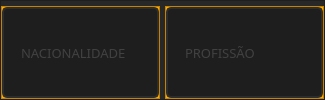
                 <widget class="QFrame" name="oitavotxt">
                  <property name="styleSheet">
                   <string notr="true">background-color: rgb(40, 40, 40);</string>
                  </property>
                  <property name="frameShape">
                   <enum>QFrame::StyledPanel</enum>
                  </property>
                  <property name="frameShadow">
                   <enum>QFrame::Raised</enum>
                  </property>
                  <layout class="QHBoxLayout" name="horizontalLayout_14">
                   <property name="spacing">
                    <number>5</number>
                   </property>
                   <property name="leftMargin">
                    <number>0</number>
                   </property>
                   <property name="topMargin">
                    <number>5</number>
                   </property>
                   <property name="rightMargin">
                    <number>0</number>
                   </property>
                   <property name="bottomMargin">
                    <number>0</number>
                   </property>
                   <item>
                    <widget class="QFrame" name="nacio">
                     <property name="styleSheet">
                      <string notr="true">background-color: rgb(255, 170, 0);</string>
                     </property>
                     <property name="frameShape">
                      <enum>QFrame::StyledPanel</enum>
                     </property>
                     <property name="frameShadow">
                      <enum>QFrame::Raised</enum>
                     </property>
                     <layout class="QHBoxLayout" name="horizontalLayout_23">
                      <property name="spacing">
                       <number>0</number>
                      </property>
                      <property name="leftMargin">
                       <number>0</number>
                      </property>
                      <property name="topMargin">
                       <number>0</number>
                      </property>
                      <property name="rightMargin">
                       <number>0</number>
                      </property>
                      <property name="bottomMargin">
                       <number>0</number>
                      </property>
                      <item>
                       <widget class="QLineEdit" name="txt_clinacionalidade">
                        <property name="sizePolicy">
                         <sizepolicy hsizetype="Expanding" vsizetype="Expanding">
                          <horstretch>0</horstretch>
                          <verstretch>0</verstretch>
                         </sizepolicy>
                        </property>
                        <property name="font">
                         <font>
                          <family>Quicksand</family>
                          <pointsize>10</pointsize>
                         </font>
                        </property>
                        <property name="styleSheet">
                         <string notr="true">QLineEdit{
	border: 2px solid rgb(45, 45, 45);
	border-radius: 5px;
	padding: 15px;
	background-color: rgb(30, 30, 30);
	color: rgb(100, 100, 100);
}
QLineEdit:hover{
	border: 2px solid rgb(55, 55, 55);
}
QLineEdit:focus{
	border: 2px solid rgb(255, 207, 0);
	color: rgb(200, 200, 200);
}</string>
                        </property>
                        <property name="maxLength">
                         <number>32</number>
                        </property>
                        <property name="placeholderText">
                         <string>NACIONALIDADE</string>
                        </property>
                       </widget>
                      </item>
                     </layout>
                    </widget>
                   </item>
                   <item>
                    <widget class="QFrame" name="prof">
                     <property name="styleSheet">
                      <string notr="true">background-color: rgb(255, 170, 0);</string>
                     </property>
                     <property name="frameShape">
                      <enum>QFrame::StyledPanel</enum>
                     </property>
                     <property name="frameShadow">
                      <enum>QFrame::Raised</enum>
                     </property>
                     <layout class="QHBoxLayout" name="horizontalLayout_24">
                      <property name="spacing">
                       <number>0</number>
                      </property>
                      <property name="leftMargin">
                       <number>0</number>
                      </property>
                      <property name="topMargin">
                       <number>0</number>
                      </property>
                      <property name="rightMargin">
                       <number>0</number>
                      </property>
                      <property name="bottomMargin">
                       <number>0</number>
                      </property>
                      <item>
                       <widget class="QLineEdit" name="txt_cliprofissao">
                        <property name="sizePolicy">
                         <sizepolicy hsizetype="Expanding" vsizetype="Expanding">
                          <horstretch>0</horstretch>
                          <verstretch>0</verstretch>
                         </sizepolicy>
                        </property>
                        <property name="font">
                         <font>
                          <family>Quicksand</family>
                          <pointsize>10</pointsize>
                         </font>
                        </property>
                        <property name="styleSheet">
                         <string notr="true">QLineEdit{
	border: 2px solid rgb(45, 45, 45);
	border-radius: 5px;
	padding: 15px;
	background-color: rgb(30, 30, 30);
	color: rgb(100, 100, 100);
}
QLineEdit:hover{
	border: 2px solid rgb(55, 55, 55);
}
QLineEdit:focus{
	border: 2px solid rgb(255, 207, 0);
	color: rgb(200, 200, 200);
}</string>
                        </property>
                        <property name="maxLength">
                         <number>32</number>
                        </property>
                        <property name="placeholderText">
                         <string>PROFISSÃO</string>
                        </property>
                       </widget>
                      </item>
                     </layout>
                    </widget>
                   </item>
                  </layout>
                 </widget>
